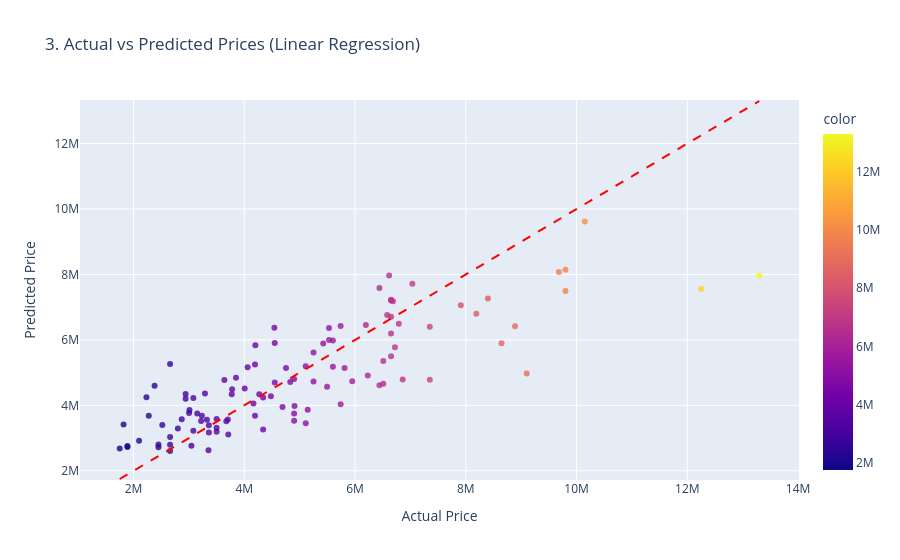

Source (notebook cell):
### Code cell
# 3. Actual vs. Predicted (The Truth Teller)
# Hover over the dots that are far from the red line to see the exact errors.
fig3 = px.scatter(x=Target_y_test, y=Target_y_pred, 
                  labels={'x': 'Actual Price', 'y': 'Predicted Price'},
                  title="3. Actual vs Predicted Prices (Linear Regression)",
                  opacity=0.8, color=Target_y_test,
                  color_continuous_scale='Plasma')

# Adding the perfect "100% accurate" red dashed line
fig3.add_shape(type="line", line=dict(dash='dash', color='red', width=2),
               x0=Target_y_test.min(), y0=Target_y_test.min(), 
               x1=Target_y_test.max(), y1=Target_y_test.max())
fig3.show()
